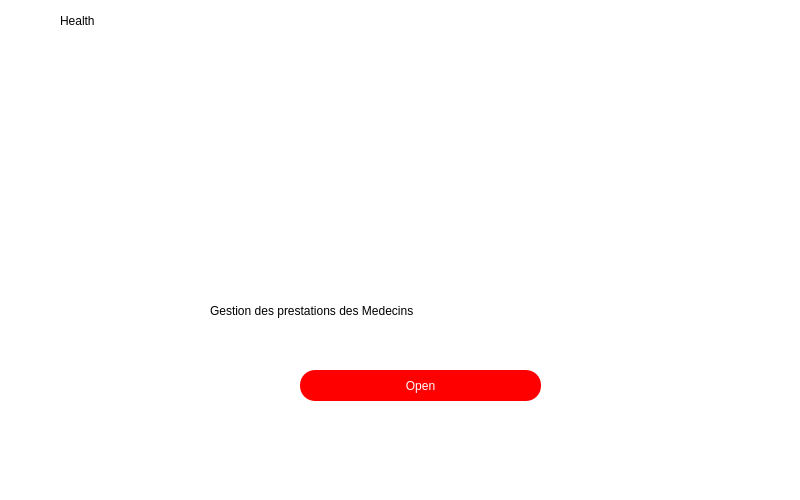
<?xml version="1.0" encoding="UTF-8"?>
<ui version="4.0">
 <class>Acceuil</class>
 <widget class="QMainWindow" name="Acceuil">
  <property name="geometry">
   <rect>
    <x>0</x>
    <y>0</y>
    <width>800</width>
    <height>500</height>
   </rect>
  </property>
  <property name="cursor">
   <cursorShape>ArrowCursor</cursorShape>
  </property>
  <property name="windowTitle">
   <string>MainWindow</string>
  </property>
  <property name="styleSheet">
   <string notr="true">
font: 12pt &quot;Segoe Script&quot;;
background-color: rgb(255, 255, 255);
/*background-color: rgb(66, 66, 66);*/


</string>
  </property>
  <widget class="QWidget" name="centralwidget">
   <widget class="QPushButton" name="pushButton">
    <property name="geometry">
     <rect>
      <x>300</x>
      <y>370</y>
      <width>241</width>
      <height>31</height>
     </rect>
    </property>
    <property name="cursor">
     <cursorShape>PointingHandCursor</cursorShape>
    </property>
    <property name="styleSheet">
     <string notr="true">QPushButton
{
	color: rgb(255, 255, 255);
	background-color: rgb(255, 0, 0);
	border-radius: 15px;
	font: 14pt &quot;Snap ITC&quot;;
}
QPushButton:hover
{
	/*background-color: rgb(255, 0, 127);*/
	background-color: rgb(255, 255, 255);
	color: rgb(255, 0, 0);
	border-color: rgb(255, 0, 0);
	border-style: solid 5px;
	border : 2px solid rgb(255, 0, 0);
}
</string>
    </property>
    <property name="text">
     <string>Open</string>
    </property>
   </widget>
   <widget class="QLabel" name="label">
    <property name="geometry">
     <rect>
      <x>210</x>
      <y>280</y>
      <width>421</width>
      <height>61</height>
     </rect>
    </property>
    <property name="styleSheet">
     <string notr="true">font: 14pt &quot;Snap ITC&quot;;</string>
    </property>
    <property name="text">
     <string>Gestion des prestations des Medecins</string>
    </property>
   </widget>
   <widget class="QLabel" name="label_pic">
    <property name="geometry">
     <rect>
      <x>270</x>
      <y>20</y>
      <width>271</width>
      <height>261</height>
     </rect>
    </property>
    <property name="text">
     <string/>
    </property>
   </widget>
   <widget class="QToolButton" name="toolButton">
    <property name="geometry">
     <rect>
      <x>750</x>
      <y>370</y>
      <width>41</width>
      <height>51</height>
     </rect>
    </property>
    <property name="cursor">
     <cursorShape>PointingHandCursor</cursorShape>
    </property>
    <property name="styleSheet">
     <string notr="true">QToolButton
{
/*background-color: rgb(255, 0, 0);*/
border-radius : 25px;
}</string>
    </property>
    <property name="text">
     <string/>
    </property>
    <property name="icon">
     <iconset>
      <normaloff>icon/power_shut_down.png</normaloff>icon/power_shut_down.png</iconset>
    </property>
    <property name="iconSize">
     <size>
      <width>35</width>
      <height>35</height>
     </size>
    </property>
   </widget>
   <widget class="QToolButton" name="toolButton_5">
    <property name="geometry">
     <rect>
      <x>10</x>
      <y>0</y>
      <width>41</width>
      <height>51</height>
     </rect>
    </property>
    <property name="styleSheet">
     <string notr="true">QToolButton
{
	/*background-color: rgb(255, 0, 0);*/
	/*background-color: rgb(61, 61, 61);*/
	/*background-color: rgb(255,255, 255);*/
	border-radius : 25px;
}</string>
    </property>
    <property name="text">
     <string/>
    </property>
    <property name="icon">
     <iconset>
      <normaloff>icon/heart.png</normaloff>icon/heart.png</iconset>
    </property>
    <property name="iconSize">
     <size>
      <width>100</width>
      <height>100</height>
     </size>
    </property>
   </widget>
   <widget class="QLabel" name="label_2">
    <property name="geometry">
     <rect>
      <x>60</x>
      <y>5</y>
      <width>71</width>
      <height>31</height>
     </rect>
    </property>
    <property name="styleSheet">
     <string notr="true">QLabel
{
	
	font: 75 14pt &quot;Segoe Script&quot;;
}</string>
    </property>
    <property name="text">
     <string>Health</string>
    </property>
   </widget>
  </widget>
  <widget class="QMenuBar" name="menubar">
   <property name="geometry">
    <rect>
     <x>0</x>
     <y>0</y>
     <width>800</width>
     <height>31</height>
    </rect>
   </property>
  </widget>
  <widget class="QStatusBar" name="statusbar"/>
 </widget>
 <resources/>
 <connections/>
</ui>
